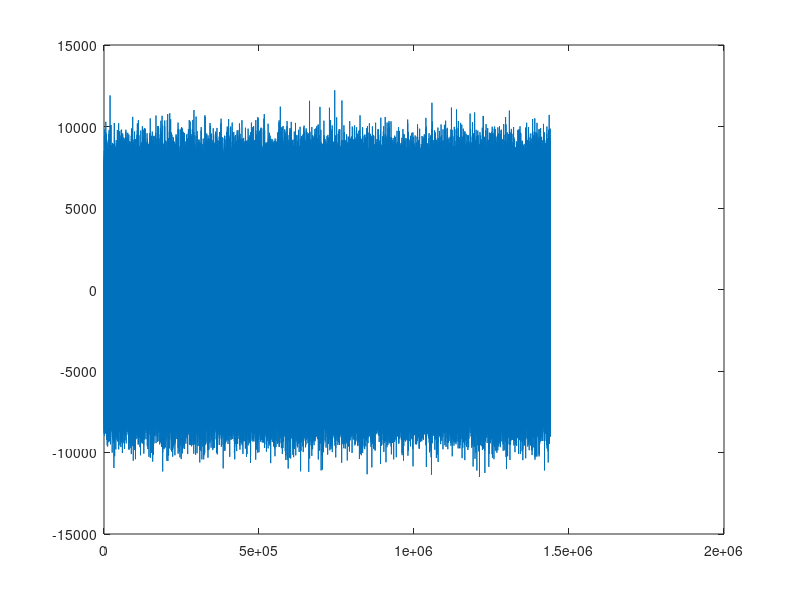
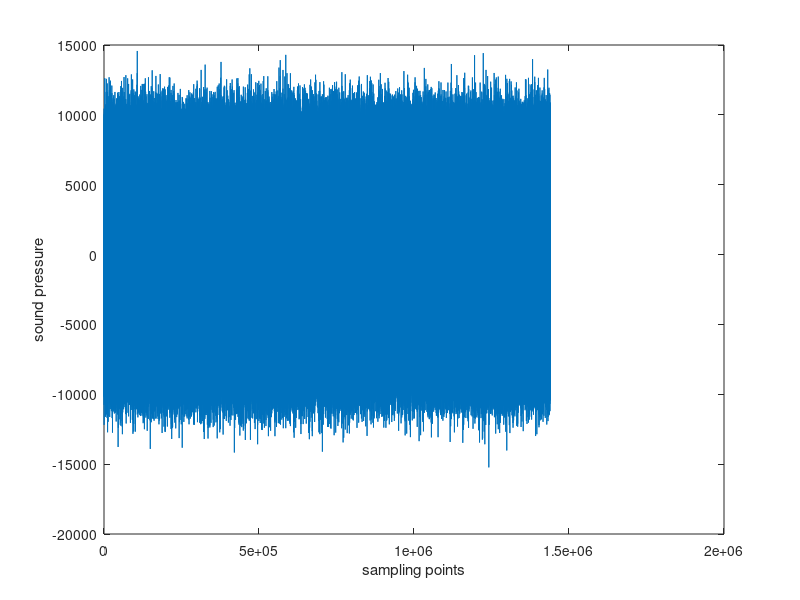

These figures' MATLAB source, in order: (Note: a time limit stopped this script after it produced the figures.)
clear
sf = 48000;
gap = 0.2;
halfT = 0.5;%s
standardFreq = 100; %f
F = 15000;
B = 5000;
T = 0.5;
offsetPart = 0.005;
standardPeriod = sf/(B*offsetPart*2);
%% distance diff
yDis = 0.7;
%0.04 -0.13
xDis = 0;
leftDis = sqrt((xDis+gap/2)^2+yDis^2);
rightDis = sqrt((xDis-gap/2)^2+yDis^2);
dotDiff = (leftDis-rightDis)/340.29 * sf;

%% generate
N = T * sf;
t = 1/sf:1/sf:T;
K = B/T;
chirp = cos(2*pi.*(F.*t+K/2.*t.^2))*5000;
realD = [];
angleD = [];
diffD = [];
X = [];
for xDis=-0.3:0.05:0.3

    X=[X xDis];
    leftDis = sqrt((xDis+gap/2)^2+yDis^2);
    rightDis = sqrt((xDis-gap/2)^2+yDis^2);
    dotDiff = (leftDis-rightDis)/340.29 * sf;

    zig = [chirp flip(chirp)];
    
    audio = [];
    for i = 1:30
        audio = [audio zig];
    end
    %randomize
    audio = awgn(audio,7,'measured');
    figure(1)
    plot(audio)
    offsetPoint = round(N * offsetPart*2+dotDiff);
    real = sf*sf/(2*offsetPoint*B);
    totalPoint = length(audio) - offsetPoint;
    audioData1 = audio(1,1:totalPoint);
    audioData2 = audio(1,1+offsetPoint:totalPoint+offsetPoint);
    
    audioData = 0.5*audioData1+audioData2;
    figure(2)
    plot(audioData)
    xlabel('sampling points')
    ylabel('sound pressure')


    %% audio volume
    windowSizePoint = 6;
    TPoints = 2*halfT*sf;

    offsetPoints = 2*sf*halfT*offsetPart;
    totalPoints = length(audioData);
    timeOffsetPoint = sf;
    periodPoints = 960;
    audioVolume = zeros(1,totalPoints);
    for m = 6: totalPoints
        audioVolume(1,m) = 10*log(sum(audioData(1,m-5:m).^2)/windowSizePoint)/log(10);
    end
    figure(3)
    plot(audioVolume)

    startX = 1;
    startY = audioVolume(startX);

    hold on
    plot(startX,startY,'*')
    hold off
    for m=startX:TPoints:totalPoints
        xline(m)
    end

    [b,a] = butter(5,200/(sf/2),'low');
    audioVolume = filter(b,a,audioVolume);
    figure(4)
    plot(audioVolume)
    % xlim([2e4 4e4])
    for m=startX:TPoints:totalPoints
        xline(m)
    end
    [pksRaw,locsRaw] = findpeaks(-audioVolume);
    pksRaw = -pksRaw;
    locsFiltered = [];
    pksFiltered = [];
    %randomize
%     rng(0,'twister')
%     locsRand = 200.*rand(1,length(locsRaw))-100;
%     locsRaw = locsRaw +locsRand;
    
    for m=1:length(locsRaw)
        checkRange = [locsRaw(m)-periodPoints*0.2 locsRaw(m)+periodPoints*0.2];
        if checkRange(1)>0 && checkRange(2)<totalPoints
            if pksRaw(m)<mean(audioVolume(checkRange(1):checkRange(2)))
                locsFiltered = [locsFiltered locsRaw(m)];
                pksFiltered = [pksFiltered pksRaw(m)];
            end
        end
    end
    peakPoints = [locsFiltered;pksFiltered];
    diffs = diff(locsFiltered);
    hold on
    plot(peakPoints(1,:),peakPoints(2,:),'*')
    hold off

    pieceNum = length(startX:TPoints:totalPoints-TPoints);
    gaps = zeros(2,pieceNum);
    border = 0.05;
    borderPoints = TPoints*border;
    increaseCnt = 0;
    decreaseCnt = 0;
    for m=1:pieceNum
    % for m=18
        xRange = [startX+(m-1)*TPoints+1 startX+m*TPoints];
        audioVolumeTemp = audioVolume(xRange(1):xRange(2));
        peaksTemp1 = peakPoints(:,peakPoints(1,:)>xRange(1)+borderPoints & peakPoints(1,:)<xRange(1)+TPoints/2-borderPoints*4);
        peaksTemp2 = peakPoints(:,peakPoints(1,:)>xRange(1)+TPoints/2+borderPoints*4 & peakPoints(1,:)<xRange(2)-borderPoints);
        figure(5)
        plot(audioVolumeTemp)
        hold on
        plot(peaksTemp1(1,:)-xRange(1),peaksTemp1(2,:),'*')
        plot(peaksTemp2(1,:)-xRange(1),peaksTemp2(2,:),'*')
    %     plot(peakPoints(1,:)-xRange(1),peakPoints(2,:),'+')
        hold off
        title(num2str(m))
        gapsTemp1 = diff(peaksTemp1(1,:))
        gapsTemp2 = diff(peaksTemp2(1,:))
        preMean1 = periodPoints;
        preMean2 = periodPoints;
        gapsfiltered1 = gapsTemp1(gapsTemp1>preMean1*0.9 & gapsTemp1<preMean1*1.1);
        gapsfiltered2 = gapsTemp2(gapsTemp2>preMean2*0.9 & gapsTemp2<preMean2*1.1);


        gaps(:,m) = [mean(gapsfiltered1) mean(gapsfiltered2)]
        increaseCnt=increaseCnt+length(gapsfiltered1);
        decreaseCnt = decreaseCnt + length(gapsfiltered2);
%         pause(0.1)
    end


    %%

    size = nanmean(nanmean(gaps));

    delta = sf*sf*2*T/(B*size*2)-offsetPoints;
    disDiff = delta/sf*340.29;
    syms x
    eqn = sqrt((x+gap/2)^2+yDis^2)-sqrt((x-gap/2)^2+yDis^2)-disDiff;
    func = matlabFunction(eqn,'Vars',x);

    % options = optimset('Display','iter');
    x=fzero(func,0);
    angleD = [angleD disDiff/gap*yDis];

    delta = sf*sf*2*T/(B*real*2)-offsetPoints;
    disDiff = delta/sf*340.29;
    syms y
    eqn = sqrt((y+gap/2)^2+yDis^2)-sqrt((y-gap/2)^2+yDis^2)-disDiff;
    func = matlabFunction(eqn,'Vars',y);

    % options = optimset('Display','iter');
    y=fzero(func,0);
    realD = [realD y];
    
    diffD = [diffD x];
    [real size] 
    [y x]
end
figure(10)
plot(realD,diffD)
hold on
plot(realD,angleD)
hold off
legend('DIFF','ANGLE')
